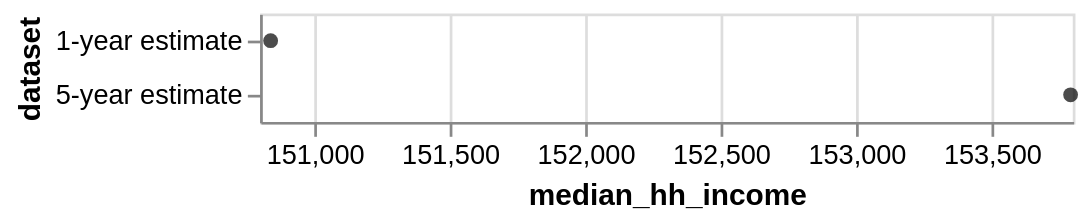

Notebook code for this chart:
### Markdown cell above
### Visualizing confidence intervals

We can use Altair to visualize confidence intervals. Visualization is beyond the scope of this notebook, so we won't go too deep into how to create charts.

#### Create the estimates chart

We will use `mark_point` to create a point chart and set the horizontal (X) axis to the median household income. The vertical (Y) axis, will be the dataset.

### Code cell
estimates = alt.Chart(
    data
).mark_point(
    filled=True,
    color='black'
).encode(
    alt.X('median_hh_income').scale(zero=False),
    y='dataset'
)
estimates

### Figure 1 — Vega-Lite specification as saved in the notebook (floating-point values rounded to 4 significant figures)
{"config": {"view": {"continuousWidth": 300, "continuousHeight": 300}}, "data": {"name": "data-75c68ed2169417339aa892b6f420cff3"}, "mark": {"type": "point", "color": "black", "filled": true}, "encoding": {"x": {"field": "median_hh_income", "scale": {"zero": false}, "type": "quantitative"}, "y": {"field": "dataset", "type": "nominal"}}, "$schema": "https://vega.github.io/schema/vega-lite/v5.20.1.json", "datasets": {"data-75c68ed2169417339aa892b6f420cff3": [{"median_hh_income": 150800.0, "margin_of_error": 2976.0, "state": "06", "county": "085", "dataset": "1-year estimate", "geo_name": "Santa Clara County", "lower_bound": 147900.0, "upper_bound": 153800.0}, {"median_hh_income": 153800.0, "margin_of_error": 1545.0, "state": "06", "county": "085", "dataset": "5-year estimate", "geo_name": "Santa Clara County", "lower_bound": 152200.0, "upper_bound": 155300.0}]}}
